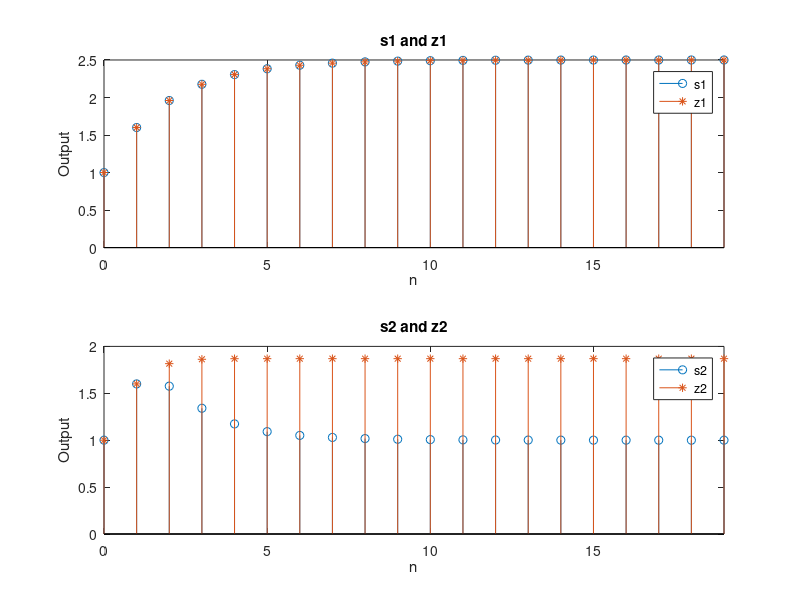

Here is the MATLAB script that generated this plot:
n = 0:19;
x = [1 zeros(1, 19)];
x1 = ones(1, 20);
%System1
a1 = [1 -0.6];
b1 = [1 0];
h1 = filter(b1, a1, x);
%System2
h2 = zeros(1, 20);
h2(1) = 1; %cuz h2(i) = 0 if i <1, h2[0] = x[0] = 1, h2[1] = h2[0] + 0;

for i = 1:19
    h2(i + 1) = 0.6^i * h2(i) +x(i + 1);
end

%The four outputs
z1 = conv(h1, x1);
nz1 = 0:38;
s1 = filter(b1, a1, x1);
z2 = conv(h2, x1);
nz2 = 0:38;
s2(1) = 1;

for i = 1:19
    s2(i + 1) = 0.6^i * s2(i) +x1(i + 1);
end

subplot(2, 1, 1)
stem(n, s1, 'o')
hold on;
stem(nz1, z1, '*'), axis([0, 19, ylim]);
xlabel('n');
ylabel('Output');
title('s1 and z1');
legend('s1', 'z1');

subplot(2, 1, 2)
stem(n, s2, 'o'),, axis([0, 19, ylim]);
hold on;
stem(nz2, z2, '*')

xlabel('n');
ylabel('Output');
title('s2 and z2');
legend('s2', 'z2');
